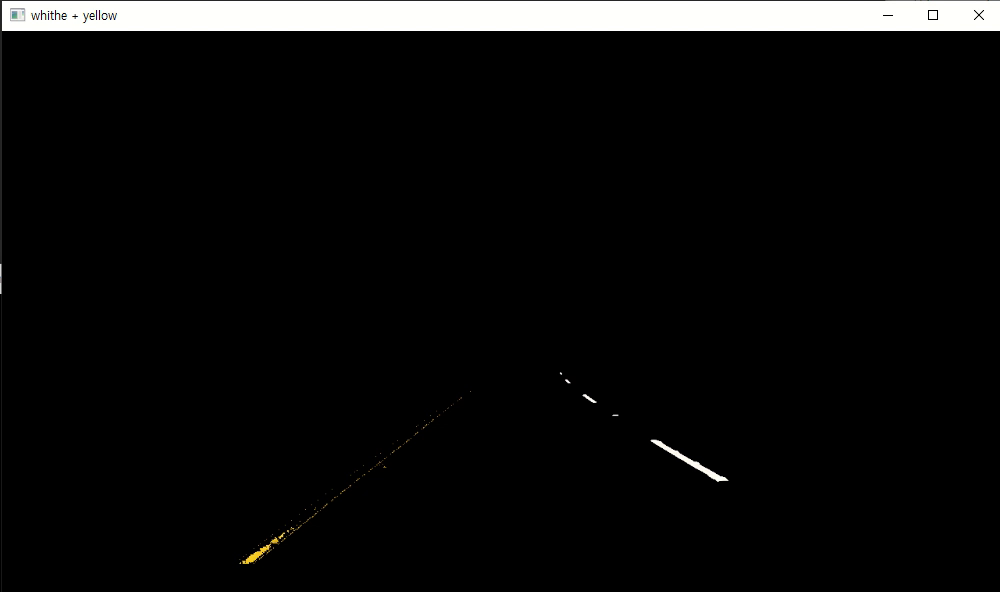
#> input picture frame 0 of Project/OpenCv_210929_YJH/videos/challenge_노랑, 흰색 추출.mp4, 1000 x 592 px, given in place of 도로4.mp4, which was not available
$ python '210929_test(고속 도로주행).py'
#> lines starting #> are read from the running program, lines starting #| are printed output that depends on the picture; after the words box and inside, x2 and y2 are one past the last pixel; in counts of white or black regions, pixels touching at a corner belong together; pictures that were not available may be replaced by others from this repository, and a replacement may not be noted
### 고속 도로주행
import cv2
import numpy as np

def standard(src, size):  ## src = 불러온 이미지 소스 , size = 변경할 크기
    max = 0

    if size < src.shape[0] or size < src.shape[1]:
        if src.shape[0] > src.shape[1]:
            max = src.shape[0]
        elif src.shape[1] > src.shape[0]:
            max = src.shape[1]
        else:
            max = src.shape[0]
    else:
        print("확대 불가")
        max = size

    # print("원래이미지 h, w",src.shape[0],src.shape[1])

    scale = size / max
    return scale

def imgsize(src, size): ## src = 불러온 이미지 소스 , size = 변경할 크기
    scale = standard(src, size)
    return scale,cv2.resize(src, None, fx=scale, fy=scale)

def draw_lines(img, lines, color=[255, 0, 0], thickness=12):
    # 예외처리
    trap_height = 0.4
    if lines is None:
        return
    if len(lines) == 0:
        return
    draw_right = True
    draw_left = True
    # 모든 선의 기울기 찾기
    # 기울기의 절대값이 임계값 보다 커야 추출됨
    slope_threshold = 0.5
    slopes = []
    new_lines = []
    for line in lines:
        x1, y1, x2, y2 = line[0]  # line = [[x1, y1, x2, y2]]
        # 기울기 계산
        if x2 - x1 == 0.:  # 기울기의 분모가 0일때 예외처리
            slope = 999.  # practically infinite slope
        else:
            slope = (y2 - y1) / (x2 - x1)
        # 조건을 만족하는 line을 new_lines에 추가
        if abs(slope) > slope_threshold:
            slopes.append(slope)
            new_lines.append(line)
    lines = new_lines
    # 라인을 오른쪽과 왼쪽으로 구분하기
    # 기울기 및 점의 위치가 영상의 가운데를 기준으로 왼쪽 또는 오른쪽에 위치
    right_lines = []
    left_lines = []
    for i, line in enumerate(lines):
        x1, y1, x2, y2 = line[0]
        img_x_center = img.shape[1] / 2  # 영상의 가운데 x 좌표
        #기울기 방향이 바뀐이유는 y축의 방향이 아래로 내려오기 때문
        if slopes[i] > 0 and x1 > img_x_center and x2 > img_x_center:
            right_lines.append(line)
        elif slopes[i] < 0 and x1 < img_x_center and x2 < img_x_center:
            left_lines.append(line)

    # np.polyfit()함수를 사용하기 위해 점들을 추출
    # Right lane lines
    right_lines_x = []
    right_lines_y = []
    for line in right_lines:
        x1, y1, x2, y2 = line[0]
        right_lines_x.append(x1)
        right_lines_x.append(x2)
        right_lines_y.append(y1)
        right_lines_y.append(y2)

    if len(right_lines_x) > 0:
        right_m, right_b = np.polyfit(right_lines_x, right_lines_y, 1) # y = m*x + b
    else:
        right_m, right_b = 1, 1
        draw_right = False

    # Left lane lines
    left_lines_x = []
    left_lines_y = []
    for line in left_lines:
        x1, y1, x2, y2 = line[0]
        left_lines_x.append(x1)
        left_lines_x.append(x2)
        left_lines_y.append(y1)
        left_lines_y.append(y2)

    if len(left_lines_x) > 0:
        left_m, left_b = np.polyfit(left_lines_x, left_lines_y, 1)  # y = m*x + b
    else:
        left_m, left_b = 1, 1
        draw_left = False

    # 왼쪽과 오른쪽의 2개의 점을 찾기, y는 알고 있으므로 x만 찾으면됨
    # y = m*x + b --> x = (y - b)/m
    y1 = img.shape[0]
    y2 = img.shape[0] * (1 - trap_height)
    right_x1 = (y1 - right_b) / right_m
    right_x2 = (y2 - right_b) / right_m
    left_x1 = (y1 - left_b) / left_m
    left_x2 = (y2 - left_b) / left_m

    # 모든 점은 정수형이어야 함(정수형으로 바꾸기)
    y1 = int(y1)
    y2 = int(y2)
    right_x1 = int(right_x1)
    right_x2 = int(right_x2)
    left_x1 = int(left_x1)
    left_x2 = int(left_x2)

    # 차선그리기
    if draw_right:
        cv2.line(img, (right_x1, y1), (right_x2, y2), color, thickness)
    if draw_left:
        cv2.line(img, (left_x1, y1), (left_x2, y2), color, thickness)

name = '도로4'
capture = cv2.VideoCapture(f'videos/{name}.mp4')
video_length = int(capture.get(cv2.CAP_PROP_FRAME_COUNT))
relay = 0
count = 0

trap_bottom_width_p1 = .8  ## 우측 아래 .8
trap_bottom_width_p2 = .2  ## 좌측 아래 .2
trap_top_width_p1 = .45 ## 좌측 상단 .45
trap_top_width_p2 = .55 ## 우측 상단 .55
trap_height_p1 = .5 ## 상단 높이 .5
trap_height_p2 = .8 ## 하단 .8
## 아래 높이

lower = 90 ## 90
upper = 255 ## 255
lower_white = (lower, lower, lower)  # 자료형은 튜플형태로(B,G,R)
upper_white = (upper, upper, upper)  # 자료형은 튜플형태로(B,G,R)

thr_lower = 150 ## 150
thr_upper = 255 ## 255

height = int(capture.get(cv2.CAP_PROP_FRAME_HEIGHT))
width = int(capture.get(cv2.CAP_PROP_FRAME_WIDTH))
codec = cv2.VideoWriter_fourcc('m','p','4','v') # .mp4
fps = 30.0
writer = cv2.VideoWriter('output.mp4', codec, fps, (width,height))

if capture.isOpened() == False:
    print("카메라를 열 수 없습니다.")
    exit(1)

startpoint = 0 ## 4000
capture.set(cv2.CAP_PROP_POS_FRAMES, startpoint)

while True:
    ret, img_src = capture.read()
#> img_src is the input picture: shape (592, 1000, 3); mean B, G, R 13, 13.2, 13.2
    img_dst = img_src.copy()

    ## 사다리꼴
    img_mask = np.zeros_like(img_src)

    height, width = img_src.shape[:2]
#> height = 592; width = 1000

    pts = np.array([[(int(width * trap_bottom_width_p1), int(height * trap_height_p2))], ## 우측 아래
                   [(int(width * trap_bottom_width_p2), int(height * trap_height_p2))], ## 좌측 아래
                   [(int(width * trap_top_width_p1), int(height * trap_height_p1))], ## 좌측 상단
                   [(int(width * trap_top_width_p2), int(height * trap_height_p1))]], ## 우측 상단
                  dtype=np.int32)

    src = cv2.fillPoly(img_mask, [pts], (255, 255, 255))
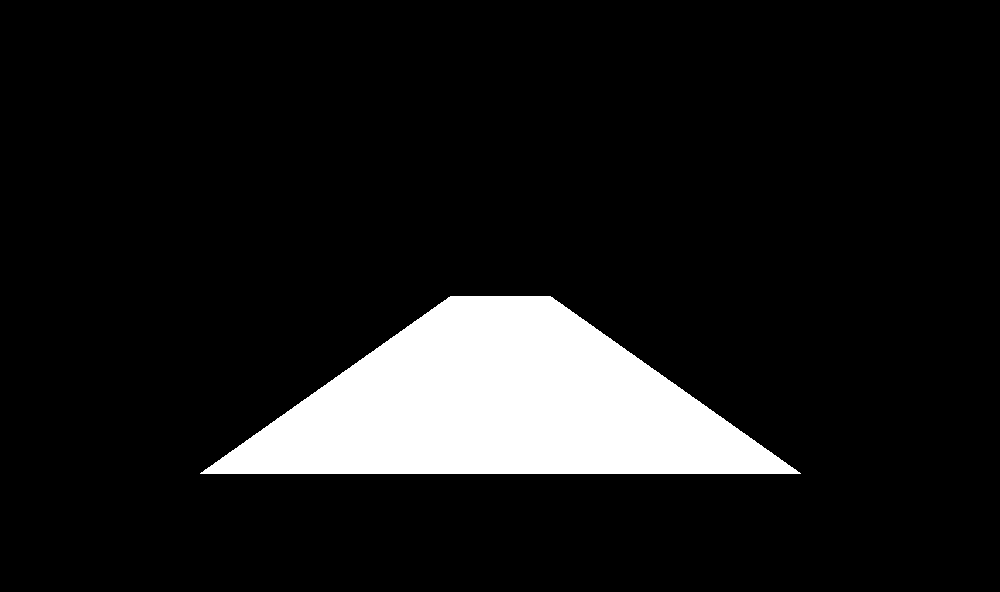
#> img_mask: shape (592, 1000, 3); 10.6% white; 1 white region, box (x1, y1, x2, y2) and area: (200, 296, 801, 474) 62551

    img_bit = cv2.bitwise_and(img_src, src)
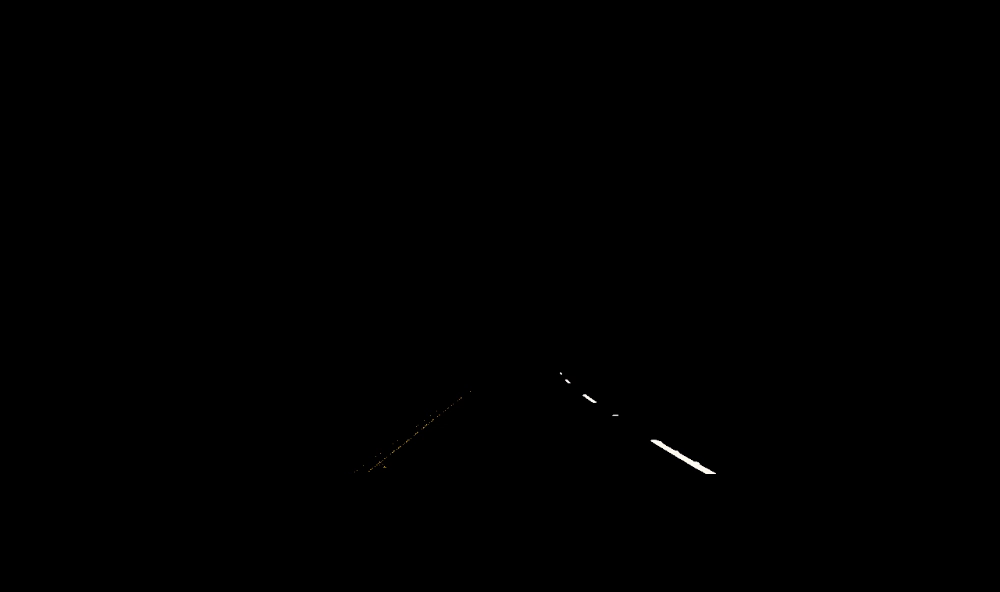
#> img_bit: shape (592, 1000, 3); mean B, G, R 0.2, 0.2, 0.2

    ## 사다리꼴

    img_bit1 = cv2.inRange(img_bit,lower_white,upper_white)
#> img_bit1: shape (592, 1000); 0.07% white; 8 white regions (6 under 20 px), largest, box (x1, y1, x2, y2) and area: (651, 440, 716, 474) 358, (582, 394, 597, 403) 45

    img_bit2 = cv2.bitwise_and(img_bit,img_bit,mask=img_bit1)

    img_bit_gray = cv2.cvtColor(img_bit2,cv2.COLOR_BGR2GRAY)

    r = 0

    img_bit_blur = cv2.GaussianBlur(img_bit_gray, (3, 3), r)

    _, img_bit_thr = cv2.threshold(img_bit_blur, thr_lower, thr_upper, cv2.THRESH_TOZERO)

    img_canny = cv2.Canny(img_bit_thr, 50, 150)
#> img_canny: shape (592, 1000); 0.03% white in thin lines or dots, all inside (x1, y1, x2, y2) = (566, 380, 715, 474)

    # 선따기
    img_roi = img_canny  #
    rho = 1  ## 2 누산평명 거리
    theta = 1 * np.pi / 180 ## 1 * np.pi / 180 누산평면 각도
    threshold = 25 ## 15 누산평면값 직선 결정 임계값
    min_line_length = 0 ## 10 최소 선 길이 5
    max_line_gap = 20 ## 20 최대 허용 선 간격

    lines = cv2.HoughLinesP(img_roi, rho, theta, threshold,
                           minLineLength=min_line_length,
                           maxLineGap=max_line_gap)
#> lines = [[652, 442, 706, 473], [656, 440, 714, 472]]
    # 선따기

    # 선 그리기
    draw_lines(img_src, lines, (0, 255, 0), 12)
#> the loop in draw_lines, `for line in lines:` made 2 passes
#> (x1, y1, x2, y2, slope) on passes 1 to 2: (652, 442, 706, 473, 0.574), (656, 440, 714, 472, 0.552)
#> after the loop in draw_lines, `for line in lines:`: new_lines = [[[652, 442, 706, 473]], [[656, 440, 714, 472]]]; slopes = [0.574, 0.552]
#> in draw_lines, `lines = new_lines`: lines = [[[652, 442, 706, 473]], [[656, 440, 714, 472]]]
#> the loop in draw_lines, `for i, line in enumerate(lines):` made 2 passes
#> (x1, y1, x2, y2, img_x_center) on passes 1 to 2: (652, 442, 706, 473, 500), (656, 440, 714, 472, 500)
#> after the loop in draw_lines, `for i, line in enumerate(lines):`: left_lines = []; right_lines = [[[652, 442, 706, 473]], [[656, 440, 714, 472]]]
#> the loop in draw_lines, `for line in right_lines:` made 2 passes
#> after the loop in draw_lines, `for line in right_lines:`: right_lines_x = [652, 706, 656, 714]; right_lines_y = [442, 473, 440, 472]
#> in draw_lines, `right_m, right_b = np.polyfit(right_lines_x, right_lines_y, 1)`: right_m = 0.553; right_b = 79.67
#> after the loop in draw_lines, `for line in left_lines:`: left_lines_x = []
#> in draw_lines, `right_x1 = (y1 - right_b) / right_m`: right_x1 = 926.6
#> in draw_lines, `right_x2 = (y2 - right_b) / right_m`: right_x2 = 498.3
#> in draw_lines, `right_x1 = int(right_x1)`: right_x1 = 926
#> in draw_lines, `right_x2 = int(right_x2)`: right_x2 = 498
    # 선 그리기

    if capture.get(cv2.CAP_PROP_POS_FRAMES) ==\
            capture.get(cv2.CAP_PROP_FRAME_COUNT):
        capture.set(cv2.CAP_PROP_POS_FRAMES, 0)

    img_src = cv2.polylines(img_src, [pts],True, (255, 0, 255),3)

    ## 사이즈
    _, img_src = imgsize(img_src, 1000)
#> in imgsize, `scale = standard(src, size)`: scale = 1
    ## 사이즈

    text_p1 = 0
    step = 500
    step1 = step +step

    h,w = img_src.shape[:2]
#> h = 592; w = 1000

    if video_length != startpoint + count:
        count += 1
        pass
    if video_length == startpoint + count:
        count = 0
        capture.set(cv2.CAP_PROP_POS_FRAMES, startpoint)
        pass

    # 왼쪽 아래
    cv2.putText(img_src, f'{count} / {video_length - startpoint}', (0, h - 20),
                cv2.FONT_ITALIC, .8, (255, 255, 255), 2)
    cv2.putText(img_src, 'R : stop , S : start point', (0, h - 45),
                cv2.FONT_ITALIC, .5, (255, 255, 255), 2)
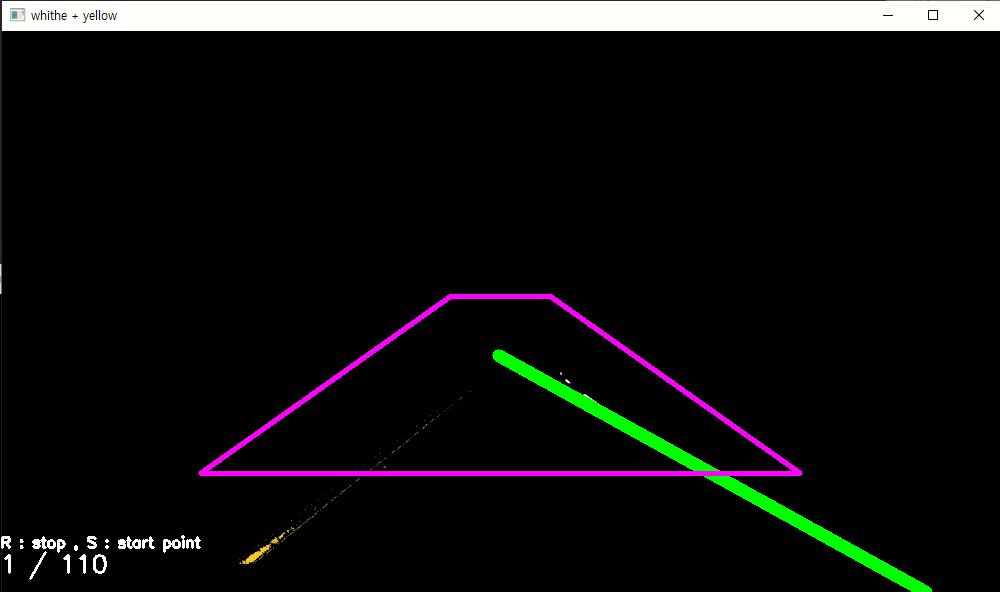
#> img_src: shape (592, 1000, 3); mean B, G, R 16.3, 16.3, 16.5

    cv2.imshow('Video', img_src)

    key = cv2.waitKey(30) # 33ms마다
#> (key Esc is pressed here)

    if key == 27:         # Esc 키
        break
    if key == 113:
        relay = 0
        pass
    elif key == 114:
        cv2.waitKey(0)
        pass
    elif key == 115:
        start = startpoint + int(input("입력하세요."))
        count = start - startpoint
        capture.set(cv2.CAP_PROP_POS_FRAMES,start)
        cv2.waitKey(0)
        pass
    elif key == 97 or relay == 1:
        thr_lower = int(input(f"{thr_lower} lower 값 입력."))
        thr_upper = int(input(f"{thr_upper} upper 값 입력."))
        # lower_white = (lower, lower, lower)  # 자료형은 튜플형태로(B,G,R) 180, 0, 100
        # upper_white = (upper, upper, upper)  # 자료형은 튜플형태로(B,G,R) 200, 255, 255
        relay = 1
        pass

capture.release()
writer.release()
cv2.destroyAllWindows()
